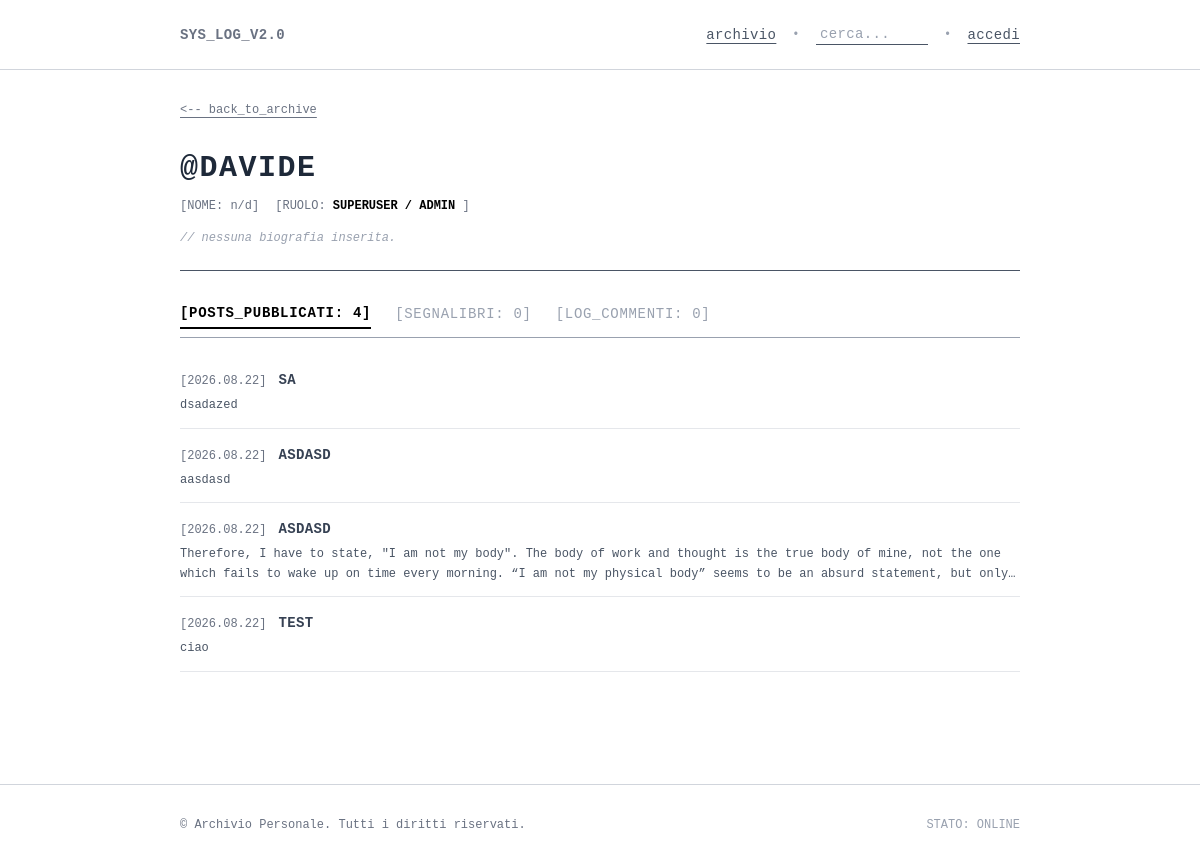
Page /profile/davide/ on the earlier database version.
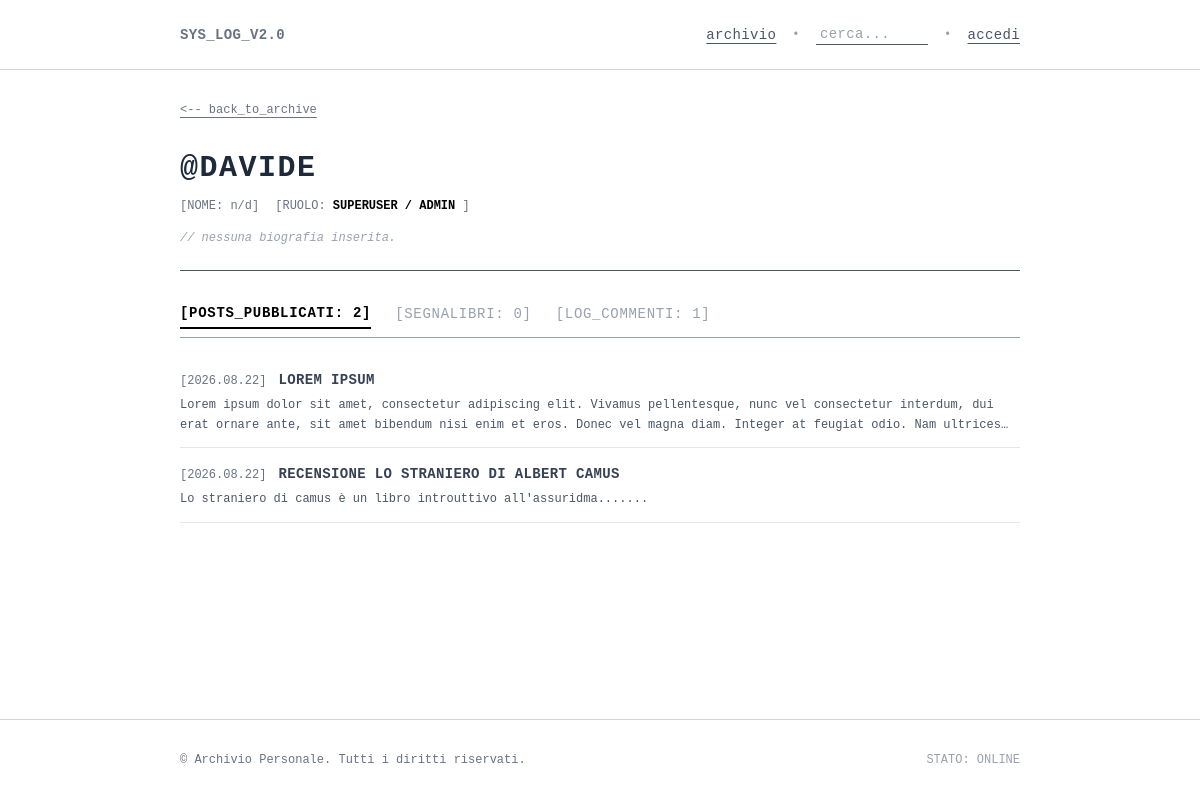
Same page on the later database version.
### blog_app/models.py (models this page shows, shortened)
class Post(models.Model):
    author = models.ForeignKey(User, on_delete=models.CASCADE, related_name='posts')
    title = models.CharField(max_length=200)
    text = models.TextField()
    date = models.DateTimeField(auto_now_add=True)
    tags = models.ManyToManyField(Tag, related_name='posts', blank=True)
    likes = models.ManyToManyField(User, related_name='liked_posts', blank=True)
    class Meta:
        verbose_name_plural = 'posts'

### blog_app/views.py (the view)
# urls.py: path('profile/<str:username>/', views.user_profile, name='profile'),
def user_profile(request, username):
    profile_user = get_object_or_404(User, username=username)
    profile, _ = UserProfile.objects.get_or_create(user=profile_user)
    comments = Comment.objects.filter(author=profile_user).order_by('-date')
    posts = Post.objects.filter(author=profile_user).order_by('-date') if profile_user.is_superuser else []
    saved_posts = profile.saved_posts.all().order_by('-date')
    context = {
        'profile_user': profile_user,
        'profile': profile,
        'comments': comments,
        'posts': posts,
        'saved_posts': saved_posts,
    }
    return render(request, 'blog_app/profile.html', context)

### blog_app/templates/blog_app/profile.html (shortened to what this page needs)
{% extends 'blog_app/base.html' %}
{% block content %}
<div class="mb-6 sm:mb-8 font-mono text-xs">
  <a href="{% url 'blog_app:posts' %}" class="text-gray-500 hover:text-black underline underline-offset-4">
    &lt;-- back_to_archive
  </a>
</div>
<div class="w-full font-mono space-y-6 sm:space-y-8">
  <div class="border-b border-gray-600 pb-6">
    <div class="flex flex-col sm:flex-row justify-between items-start sm:items-baseline gap-2 sm:gap-4 mb-3">
      <h1 class="text-2xl sm:text-3xl font-mono font-bold uppercase tracking-wider text-gray-800 break-words">
        @{{ profile_user.username }}
      </h1>
    </div>
    <div class="flex flex-col sm:flex-row sm:items-center gap-1.5 sm:gap-4 text-xs text-gray-500 mb-4">
      <span>[NOME: {{ profile_user.get_full_name|default:"n/d" }}]</span>
      <span>[RUOLO:
        {% if profile_user.is_superuser %}
          <strong class="text-black uppercase">superuser / admin</strong>
        {% else %}
          utente_standard
        {% endif %}
      ]</span>
    </div>
    {% if profile.bio %}
      <div class="text-xs text-gray-700 leading-relaxed break-words">
        // BIO: {{ profile.bio }}
      </div>
    {% else %}
      <div class="text-xs text-gray-400 italic">
        // nessuna biografia inserita.
      </div>
    {% endif %}
  </div>
  <div class="overflow-x-auto border-b border-gray-400 pb-2">
    <div class="flex items-center gap-4 sm:gap-6 text-xs sm:text-sm font-mono uppercase tracking-wider whitespace-nowrap min-w-max">
      {% if profile_user.is_superuser %}
        <button
          type="button"
          onclick="switchTab('posts')"
          id="tab-btn-posts"
          class="tab-btn text-black font-bold border-b-2 border-black pb-1 cursor-pointer transition-colors"
        >
          [POSTS_PUBBLICATI: {{ posts|length }}]
        </button>
      {% endif %}
      <button
        type="button"
        onclick="switchTab('saves')"
        id="tab-btn-saves"
        class="tab-btn {% if not profile_user.is_superuser %}text-black font-bold border-b-2 border-black{% else %}text-gray-400 hover:text-black{% endif %} pb-1 cursor-pointer transition-colors"
      >
        [SEGNALIBRI: {{ saved_posts|length }}]
      </button>
      <button
        type="button"
        onclick="switchTab('comments')"
        id="tab-btn-comments"
        class="tab-btn text-gray-400 hover:text-black pb-1 cursor-pointer transition-colors"
      >
        [LOG_COMMENTI: {{ comments|length }}]
      </button>
    </div>
  </div>
  {% if profile_user.is_superuser %}
    <section id="tab-panel-posts" class="tab-panel space-y-4">
      <div class="space-y-4 text-xs">
        {% for post in posts %}
          <div class="border-b border-gray-200 pb-3">
            <div class="flex flex-wrap items-baseline gap-2 sm:gap-3">
              <span class="text-gray-500 font-mono text-xs shrink-0">[{{ post.date|date:"Y.m.d" }}]</span>
              <a href="{% url 'blog_app:post' post.id %}" class="font-mono font-bold text-gray-700 hover:text-black hover:underline uppercase tracking-wide text-xs sm:text-sm break-words">
                {{ post.title }}
              </a>
            </div>
            <p class="text-gray-600 font-mono text-xs mt-1.5 line-clamp-2 leading-relaxed break-words">
              {{ post.text }}
            </p>
          </div>
        {% empty %}
          <p class="text-xs text-gray-400 italic">// nessun post pubblicato.</p>
        {% endfor %}
      </div>
    </section>
  {% endif %}
</div>
{% endblock content %}

Differences in the rows shown:
removed Post: date "2026.08.22", title "SA", text "dsadazed"
removed Post: date "2026.08.22", title "ASDASD", text "aasdasd"
removed Post: date "2026.08.22", title "ASDASD", text "Therefore, I have to state, \"I am not my body\". The body of work and thought is the true body of mine, not the one which fails to wake up on time every morning. “I am not my physical body” seems to be an absurd statement, but…"
removed Post: date "2026.08.22", title "TEST", text "ciao"
added Post: date "2026.08.22", title "LOREM IPSUM", text "Lorem ipsum dolor sit amet, consectetur adipiscing elit. Vivamus pellentesque, nunc vel consectetur interdum, dui erat ornare ante, sit amet bibendum nisi enim et eros. Donec vel magna diam. Integer at feugiat odio. Nam…"
added Post: date "2026.08.22", title "RECENSIONE LO STRANIERO DI ALBERT CAMUS", text "Lo straniero di camus è un libro introuttivo all'assuridma......."
Other differences:
{{ posts|length }}: "4" → "2"
{{ comments|length }}: "0" → "1"
